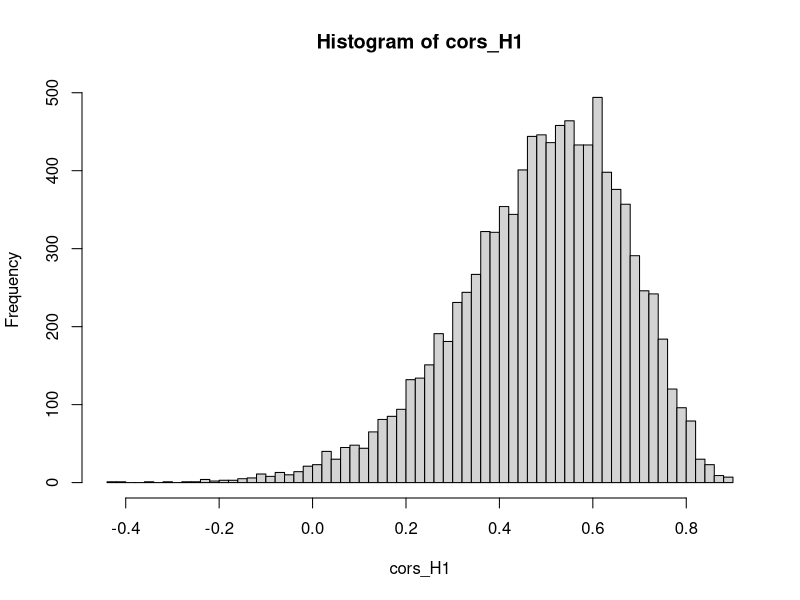
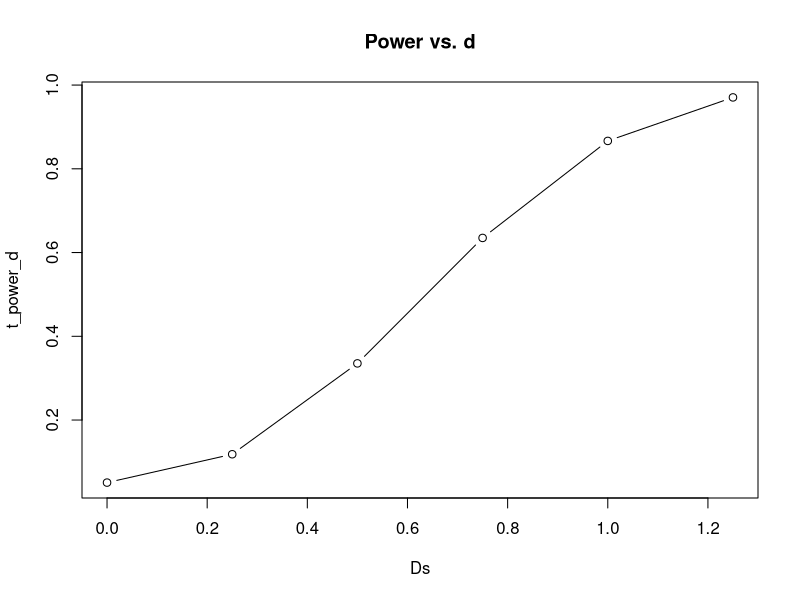

The R script that drew these images, in order:
## ---- chunk 1
knitr::opts_chunk$set(error = TRUE)
## ---- chunk 2
N <- 20

set.seed(12345)
X <- rnorm(N)
Z <- rnorm(N)
Y <- 0.5*X + sqrt(1 - 0.5^2)*Z
cor(X, Y) # empirische Korrelation
sd(X) 
sd(Y)
## ---- chunk 3
N <- 10^6

set.seed(12345)
X <- rnorm(N)
Z <- rnorm(N)
Y <- 0.5*X + sqrt(1 - 0.5^2)*Z
cor(X, Y) # empirische Korrelation
sd(X) 
sd(Y)
## ---- chunk 4
N <- 20
set.seed(12345)
pcor_H1 <- replicate(n = 10000, expr = {X <- rnorm(N)
                                        Z <- rnorm(N)
                                        Y <- 0.5*X + sqrt(1 - 0.5^2)*Z
                                        cortestH1 <- cor.test(X, Y)
                                        cortestH1$p.value})
mean(pcor_H1 < 0.05) # empirische Power
## ---- chunk 5
set.seed(12345)
cors_H1 <- replicate(n = 10000, expr = {X <- rnorm(N)
                                        Z <- rnorm(N)
                                        Y <- 0.5*X + sqrt(1 - 0.5^2)*Z
                                        cor(X, Y)})
summary(cors_H1)
hist(cors_H1, breaks = 50)
## ---- chunk 6
N <- 10^6

set.seed(12345)
X <- rnorm(N)
Z <- rnorm(N)
Y <- 0.5*X + sqrt(1 - 0.5^2)*Z
X_new <- 3*X
Y_new <- 0.5*Y
cor(X_new, Y_new) # empirische Korrelation
sd(X_new) 
sd(Y_new)
## ---- chunk 7
N <- 20
set.seed(12345)
pcor_H1_new <- replicate(n = 10000, expr = {X <- rnorm(N)
                                            Z <- rnorm(N)
                                            Y <- 0.5*X + sqrt(1 - 0.5^2)*Z
                                            X_new <- 3*X
                                            Y_new <- 0.5*Y
                                            cortestH1 <- cor.test(X_new, Y_new)
                                            cortestH1$p.value})
mean(pcor_H1_new < 0.05) # empirische Power
## ---- chunk 8
N <- 20
set.seed(12345)
pt_H0 <- replicate(n = 10000, expr = {X <- rnorm(N)
                                      Y <- rnorm(N) 
                                      ttestH1 <- t.test(X, Y, var.equal = TRUE)
                                      ttestH1$p.value})
mean(pt_H0 < 0.001) # empirischer Alpha-Fehler
## ---- chunk 9
set.seed(12345)
pt_H1 <- replicate(n = 10000, expr = {X <- rnorm(N)
                                      Y <- rnorm(N) + 0.5
                                      ttestH1 <- t.test(X, Y, var.equal = TRUE)
                                      ttestH1$p.value})
mean(pt_H1 < 0.001) # empirische Power
## ---- chunk 10
set.seed(12345)
pt_H1_0 <- replicate(n = 10000, expr = {X <- rnorm(20)
                                        Y <- rnorm(20) 
                                        ttestH1 <- t.test(X, Y, var.equal = TRUE)
                                        ttestH1$p.value})
pt_H1_0.25 <- replicate(n = 10000, expr = {X <- rnorm(20)
                                           Y <- rnorm(20) + 0.25 
                                           ttestH1 <- t.test(X, Y, var.equal = TRUE)
                                           ttestH1$p.value})
pt_H1_0.5 <- replicate(n = 10000, expr = {X <- rnorm(20)
                                          Y <- rnorm(20) + 0.5 
                                          ttestH1 <- t.test(X, Y, var.equal = TRUE)
                                          ttestH1$p.value})
pt_H1_0.75 <- replicate(n = 10000, expr = {X <- rnorm(20)
                                           Y <- rnorm(20) + 0.75 
                                           ttestH1 <- t.test(X, Y, var.equal = TRUE)
                                           ttestH1$p.value})
pt_H1_1 <- replicate(n = 10000, expr = {X <- rnorm(20)
                                        Y <- rnorm(20) + 1 
                                        ttestH1 <- t.test(X, Y, var.equal = TRUE)
                                        ttestH1$p.value})
pt_H1_1.25 <- replicate(n = 10000, expr = {X <- rnorm(20)
                                           Y <- rnorm(20) + 1.25 
                                           ttestH1 <- t.test(X, Y, var.equal = TRUE)
                                           ttestH1$p.value})
t_power_d <- c(mean(pt_H1_0 < 0.05),
               mean(pt_H1_0.25 < 0.05),
               mean(pt_H1_0.5 < 0.05),
               mean(pt_H1_0.75 < 0.05),
               mean(pt_H1_1 < 0.05),
               mean(pt_H1_1.25 < 0.05))
Ds <- seq(0, 1.25, 0.25)
plot(x = Ds, y = t_power_d, type = "b", main = "Power vs. d")
## ---- chunk 11
N <- 20
set.seed(12345)
pt_H1_t <- replicate(n = 10000, expr = {X <- rnorm(N)
                                      Y <- rnorm(N) + 0.5
                                      ttestH1 <- t.test(X, Y, var.equal = TRUE)
                                      ttestH1$p.value})
mean(pt_H1_t < 0.05) # empirische Power des t-Tests

set.seed(12345)
pt_H1_W <- replicate(n = 10000, expr = {X <- rnorm(N)
                                      Y <- rnorm(N) + 0.5
                                      wilcoxonH1 <- wilcox.test(X, Y)
                                      wilcoxonH1$p.value})
mean(pt_H1_W < 0.05) # empirische Power des Wilcoxon-Tests
